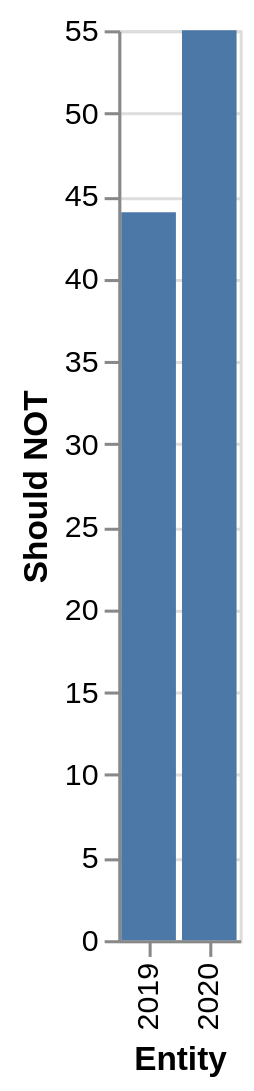

Vega-Lite specification stored for this chart:
### Vega-Lite specification from a JSON file in a GitHub repository (floating-point values rounded to 4 significant figures)
{"$schema": "https://vega.github.io/schema/vega-lite/v5.json", "description": "Bar chart auto-generated from CSV", "data": {"values": [{"Entity": 2019, "Should NOT": 44}, {"Entity": 2020, "Should NOT": 55}]}, "mark": "bar", "encoding": {"x": {"field": "Entity", "type": "ordinal"}, "y": {"field": "Should NOT", "type": "quantitative"}}}
